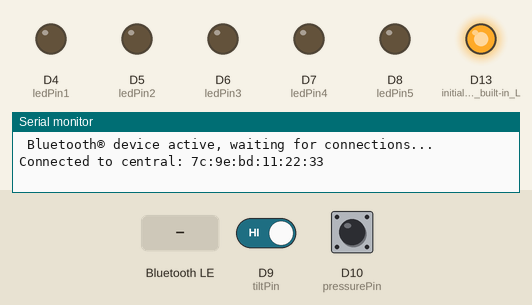
Simulated run of this sketch. Board: Arduino Nano 33 IoT. Parts: output pins drawn as LEDs (lit = HIGH), the last lines printed to the serial monitor. Inputs (shaded band) come from the test bench; at power-on: D9 (tiltPin) HIGH, D10 (pressurePin) HIGH. Nothing arrives over Bluetooth unless stated; a phone connects over Bluetooth LE 3 s after start.

Above: at 3.8 s.
3.9 s: Bluetooth LE write "2" received
At 4.3 s:
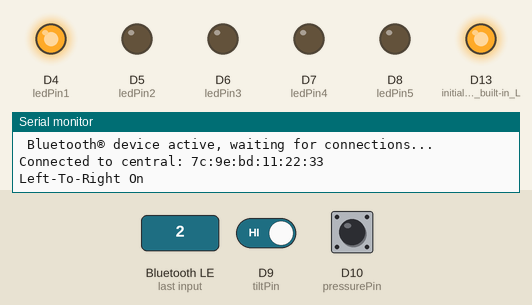
6.9 s: Bluetooth LE write "4" received
At 9.5 s:
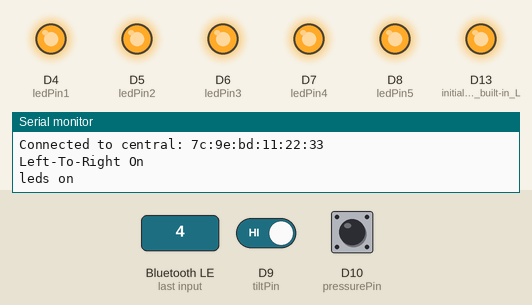
9.9 s: Bluetooth LE write "1" received
At 10.2 s:
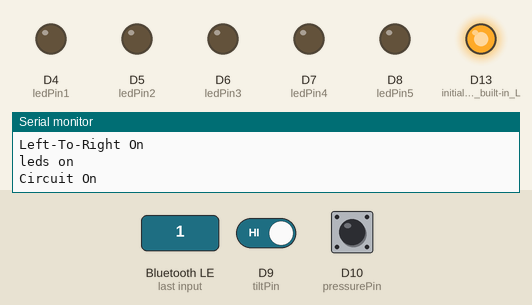
11.4 s: D9 (tiltPin) driven LOW
At 12.4 s:
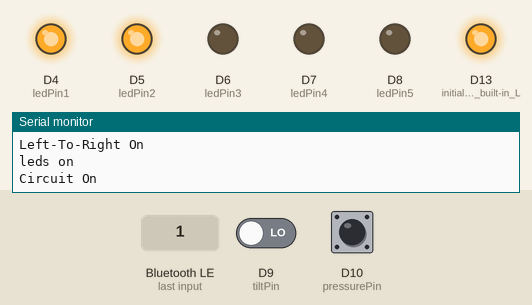
Timing chart, 0 to 15.3 s (numbered marks = the images above; inputs shaded):
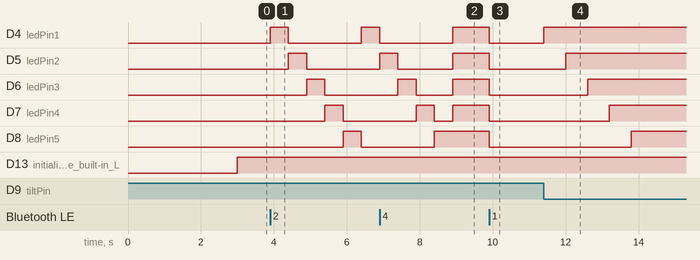

The sketch:

projectDataCom.ino
```cpp
#include <ArduinoBLE.h>
BLEService newService("180A"); // creating the service

BLEUnsignedCharCharacteristic randomReading("2A58", BLERead | BLENotify); // creating the Analog Value characteristic
BLEByteCharacteristic switchChar("2A57", BLERead | BLEWrite); // creating the LED characteristic
#include <Wire.h>
#include <LiquidCrystal_I2C.h>

const int tiltPin = 9;  // the number of the pushbutton pin
const int pressurePin = 10;  // the number of the pushbutton pin
const int ledPin1 = 4;    // the number of the LED pin
const int ledPin2 = 5;    // the number of the LED pin
const int ledPin3 = 6;    // the number of the LED pin
const int ledPin4 = 7;    // the number of the LED pin
const int ledPin5 = 8;    // the number of the LED pin

// variables will change:
int tiltState = 0;  // variable for reading the pushbutton status
int pressureState = 0;
int switchvalue;
bool tiltFelt = false;
bool pressureFelt = false;
bool circuitStatus = false;
bool switchcharwritten = false;
void setup() {
  // initialize the LED pin as an output:
  pinMode(ledPin1, OUTPUT);
    pinMode(ledPin2, OUTPUT);
      pinMode(ledPin3, OUTPUT);
        pinMode(ledPin4, OUTPUT);
          pinMode(ledPin5, OUTPUT);
  // initialize the pushbutton pin as an input:
  pinMode(tiltPin, INPUT_PULLUP);
    pinMode(pressurePin, INPUT_PULLUP);
  Serial.begin(9600);
   while (!Serial);       //starts the program if we open the serial monitor.

  pinMode(LED_BUILTIN, OUTPUT); // initialize the built-in LED pin to indicate when a central is connected
    if (!BLE.begin()) {
    Serial.println("starting Bluetooth® Low Energy failed!");
    while (1);
  }

  BLE.setLocalName("ArduinoTristan"); //Setting a name that will appear when scanning for Bluetooth® devices
  BLE.setAdvertisedService(newService);

  newService.addCharacteristic(switchChar); //add characteristics to a service
  newService.addCharacteristic(randomReading);

  BLE.addService(newService);  // adding the service

  switchChar.writeValue(0); //set initial value for characteristics
  randomReading.writeValue(0);

  BLE.advertise(); //start advertising the service
  Serial.println(" Bluetooth® device active, waiting for connections...");
}

void loop() {
  BLEDevice central = BLE.central(); // wait for a Bluetooth® Low Energy central

  if (central) {  // if a central is connected to the peripheral
    Serial.print("Connected to central: ");

    Serial.println(central.address()); // print the central's BT address

    digitalWrite(LED_BUILTIN, HIGH); // turn on the LED to indicate the connection
    while (central.connected()) {
      if (switchChar.written()) { //leest meegegeven hex-waarden in
         switchvalue = switchChar.value();
         switchcharwritten = true; //Start de vlag
        }
        if(switchcharwritten){
         if ( switchvalue >= '0' && switchvalue <= '9' ) //conversie van serieel naar hex
        {
          switchvalue = switchvalue - '0';
        }
        else if ( switchvalue >= 'A' && switchvalue <= 'F' ) //conversie van serieel naar hex 2
        {
          switchvalue = switchvalue + 10 - 'A';  //  text 'A' = hex A = decimal 10
        }
          if (switchvalue == 1 || switchvalue > 4) {   // elke  value anders than 0, 2, 3, 4
            Serial.println("Circuit On");
            circuitStatus = true;
            digitalWrite(ledPin1, LOW);
            digitalWrite(ledPin2, LOW);
            digitalWrite(ledPin3, LOW);
            digitalWrite(ledPin4, LOW);
            digitalWrite(ledPin5, LOW);
          } else if (switchvalue == 2){
            Serial.println("Left-To-Right On"); //links naar rechts leds laten blinken
            circuitStatus = false;
            digitalWrite(ledPin1, LOW);
            digitalWrite(ledPin2, LOW);
            digitalWrite(ledPin3, LOW);
            digitalWrite(ledPin4, LOW);
            digitalWrite(ledPin5, LOW);
          } else if (switchvalue == 3){ //rechts naar links leds laten blinken
            Serial.println("Right-to-left On");
            circuitStatus = false;
            digitalWrite(ledPin1, LOW);
            digitalWrite(ledPin2, LOW);
            digitalWrite(ledPin3, LOW);
            digitalWrite(ledPin4, LOW);
            digitalWrite(ledPin5, LOW);
          } else if(switchvalue == 4){
            Serial.println("leds on"); //leds aanhouden
            circuitStatus = false;
            digitalWrite(ledPin1, HIGH);
            digitalWrite(ledPin2, HIGH);
            digitalWrite(ledPin3, HIGH);
            digitalWrite(ledPin4, HIGH);
            digitalWrite(ledPin5, HIGH);
          } else if(switchvalue == 0){   //Alles stopzetten
            Serial.println("Circuit Off");
            circuitStatus = false;
            digitalWrite(ledPin1, LOW);
            digitalWrite(ledPin2, LOW);
            digitalWrite(ledPin3, LOW);
            digitalWrite(ledPin4, LOW);
            digitalWrite(ledPin5, LOW);
          }
          switchcharwritten = false; //stopt de vlag
        }
      if(circuitStatus == true){ //Laat de leds en sensoren werken als circuitStatus aan staat.
        tiltState = digitalRead(tiltPin);
        pressureState = digitalRead(pressurePin);

        if (!tiltState == HIGH) { //safety om leds uit te houden als sensoren niet werken.
          digitalWrite(ledPin1, LOW);
          digitalWrite(ledPin2, LOW);
          digitalWrite(ledPin3, LOW);
          digitalWrite(ledPin4, LOW);
          digitalWrite(ledPin5, LOW);
          tiltFelt = true;
          pressureFelt = false;
        } else if(!pressureState ==HIGH){
          digitalWrite(ledPin1, LOW);
          digitalWrite(ledPin2, LOW);
          digitalWrite(ledPin3, LOW);
          digitalWrite(ledPin4, LOW);
          digitalWrite(ledPin5, LOW);
          pressureFelt = true;
          tiltFelt = false;
        }
        if(tiltFelt == true){ //Als tiltsensor gebruikt wordt
          digitalWrite(ledPin1, HIGH);
          delay(600);
          digitalWrite(ledPin2, HIGH);
          delay(600);
          digitalWrite(ledPin3, HIGH);
          delay(600);
          digitalWrite(ledPin4, HIGH);
          delay(600);
          digitalWrite(ledPin5, HIGH);
          Serial.println("Done1");
          delay(10000);
          digitalWrite(ledPin1, LOW);
          digitalWrite(ledPin2, LOW);
          digitalWrite(ledPin3, LOW);
          digitalWrite(ledPin4, LOW);
          digitalWrite(ledPin5, LOW);
          tiltFelt = false;

        }else if(pressureFelt == true){ //Als druksensor gebruikt wordt
          digitalWrite(ledPin5, HIGH);
          delay(600);
          digitalWrite(ledPin4, HIGH);
          delay(600);
          digitalWrite(ledPin3, HIGH);
          delay(600);
          digitalWrite(ledPin2, HIGH);
          delay(600);
          digitalWrite(ledPin1, HIGH);
          Serial.println("Done2");
          delay(10000);
          digitalWrite(ledPin1, LOW);
          digitalWrite(ledPin2, LOW);
          digitalWrite(ledPin3, LOW);
          digitalWrite(ledPin4, LOW);
          digitalWrite(ledPin5, LOW);
          pressureFelt = false;
        }
      }
      if(switchvalue == 2){ //Als switchvalue 2 (links naar rechts) wordt opgevraagd
          digitalWrite(ledPin1, HIGH);
          digitalWrite(ledPin5, LOW);
          delay(500);
          digitalWrite(ledPin1, LOW);
          digitalWrite(ledPin2, HIGH);
          delay(500);
          digitalWrite(ledPin2, LOW);
          digitalWrite(ledPin3, HIGH);
          delay(500);
          digitalWrite(ledPin3, LOW);
          digitalWrite(ledPin4, HIGH);
          delay(500);
          digitalWrite(ledPin4, LOW);
          digitalWrite(ledPin5, HIGH);
          delay(500);
      } else if(switchvalue ==3){ //Als switchvalue 3 (rechts naar links) wordt opgevraagd
          digitalWrite(ledPin1, LOW);
          digitalWrite(ledPin5, HIGH);
          delay(500);
          digitalWrite(ledPin5, LOW);
          digitalWrite(ledPin4, HIGH);
          delay(500);
          digitalWrite(ledPin4, LOW);
          digitalWrite(ledPin3, HIGH);
          delay(500);
          digitalWrite(ledPin3, LOW);
          digitalWrite(ledPin2, HIGH);
          delay(500);
          digitalWrite(ledPin2, LOW);
          digitalWrite(ledPin1, HIGH);
          delay(500);
      }
    }
  }
}
```

Measured:
- after the input at 3.9 s, D4 (ledPin1): LOW → HIGH at once, → LOW 0.50 s later, → HIGH 2.0 s later; D5 (ledPin2): LOW → HIGH after 0.50 s, → LOW 0.50 s later; D6 (ledPin3): LOW → HIGH after 1.0 s, → LOW 0.50 s later; D7 (ledPin4): LOW → HIGH after 1.5 s, → LOW 0.50 s later; D8 (ledPin5): LOW → HIGH after 2.0 s, → LOW 0.50 s later
- after the input at 6.9 s, D4 (ledPin1): goes on until 8.9 s, then stays HIGH; D8 (ledPin5): goes on until 8.4 s, then stays HIGH
- after the input at 9.9 s, D4 (ledPin1), D5 (ledPin2), D6 (ledPin3), D7 (ledPin4), D8 (ledPin5): HIGH → LOW at once
- after the input at 11.4 s, D4 (ledPin1): LOW → HIGH at once; D5 (ledPin2): LOW → HIGH after 0.60 s; D6 (ledPin3): LOW → HIGH after 1.2 s; D7 (ledPin4): LOW → HIGH after 1.8 s; D8 (ledPin5): LOW → HIGH after 2.4 s
